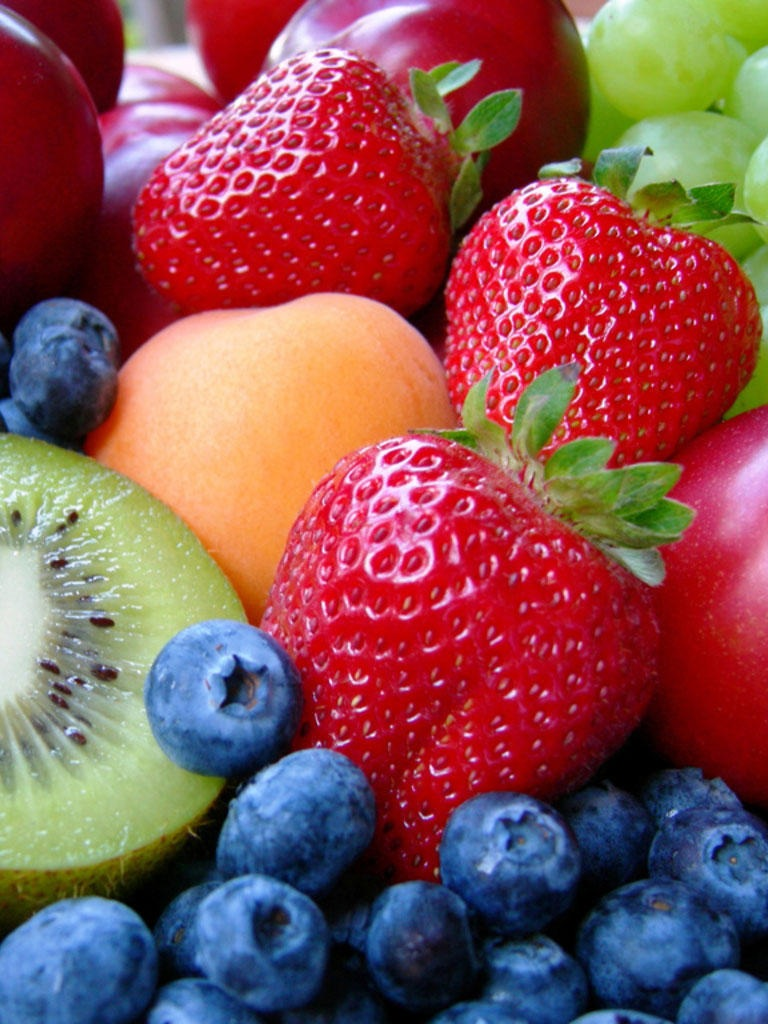
#> input picture demo 20 - video (cv2)/7 - color operations/fruit.jpg, 768 x 1024 px
$ python find_blue_in_image.py
#> lines starting #> are read from the running program, lines starting #| are printed output that depends on the picture; after the words box and inside, x2 and y2 are one past the last pixel; in counts of white or black regions, pixels touching at a corner belong together
# find_blue_in_image.py
# Detect pixels similar to a prescribed color.
# This can be done usg HSV color space.

import cv2
import numpy as np

img = cv2.imread('fruit.jpg', 1)
#> img is the input picture: shape (1024, 768, 3); mean B, G, R 84.4, 81.9, 136.7
# 1 : import image in color

# Convert to different color space
img_hsv = cv2.cvtColor(img, cv2.COLOR_BGR2HSV)
#> img_hsv: shape (1024, 768, 3); mean H, S, V 100.3, 173.7, 159.6

print(type(img_hsv))
#| <class 'numpy.ndarray'>
print(img_hsv.shape)
#| (1024, 768, 3)
print(img_hsv.dtype)
#| uint8

Green = np.uint8([[[0, 255, 0]]])   # 3D array
Green_hsv = cv2.cvtColor(Green, cv2.COLOR_BGR2HSV)
h = Green_hsv[0, 0, 0]
print('Green in HSV color space:', Green_hsv)
print('Hue = ', h)   # see that h = 120

lower = np.array([h-30, 40, 40 ])
upper = np.array([h+30, 250, 250])
print('lower = ', lower)
print('upper = ', upper)

# quit()

# Determine binary mask
blue_mask = cv2.inRange(img_hsv, lower, upper)
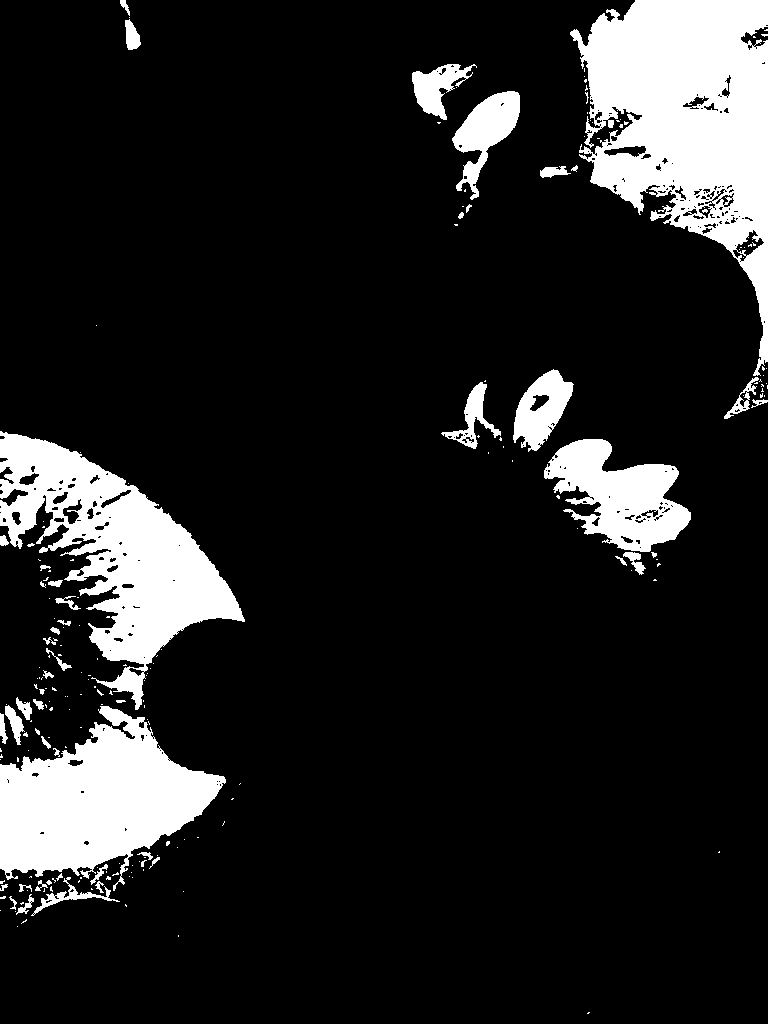
#> blue_mask: shape (1024, 768); 13.8% white; 210 white regions (160 under 20 px), largest, box (x1, y1, x2, y2) and area: (570, 0, 768, 376) 37821, (0, 431, 245, 710) 25391, (0, 706, 226, 891) 22718

# Apply mask to color image
output = cv2.bitwise_and(img, img, mask = blue_mask)
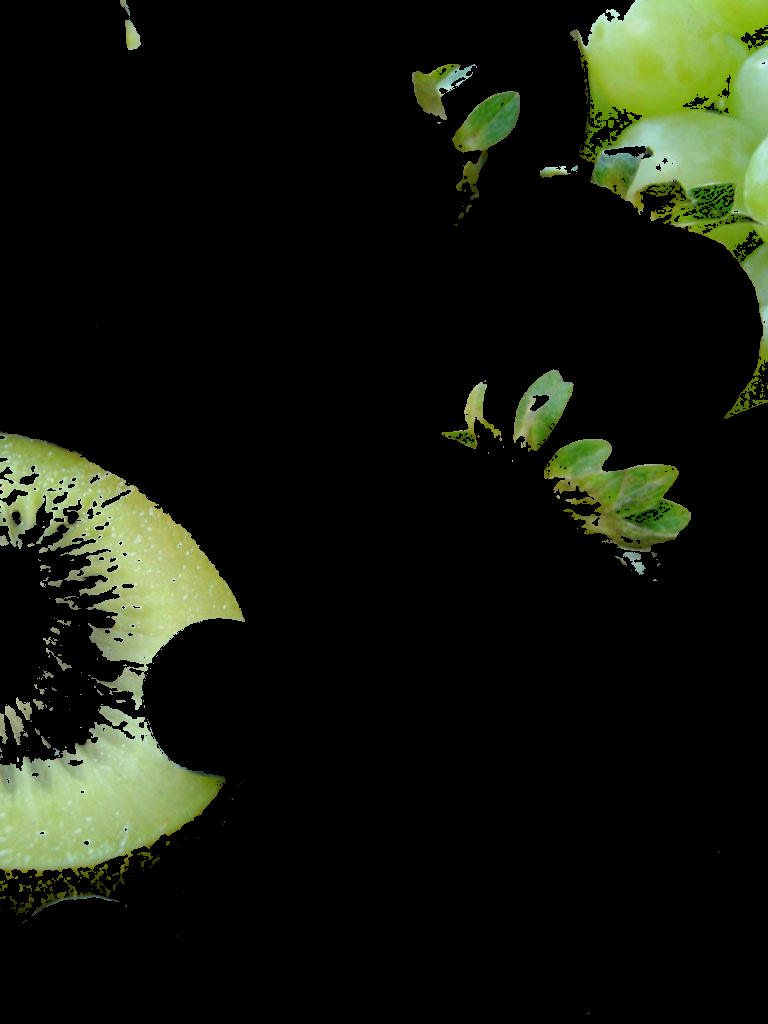
#> output: shape (1024, 768, 3); mean B, G, R 13.2, 23.6, 19.5

# Show images:
cv2.imshow('Original image', img)
cv2.imshow('Mask', blue_mask)
cv2.imshow('Segmented image', output)

print('Switch to images. Then press any key to stop')

cv2.waitKey(0)
cv2.destroyAllWindows()

# Write the image to a file
cv2.imwrite('fruit_mask.jpg', blue_mask)
cv2.imwrite('fruit_blue.jpg', output)


# Reference
# http://docs.opencv.org/3.2.0/df/d9d/tutorial_py_colorspaces.html
